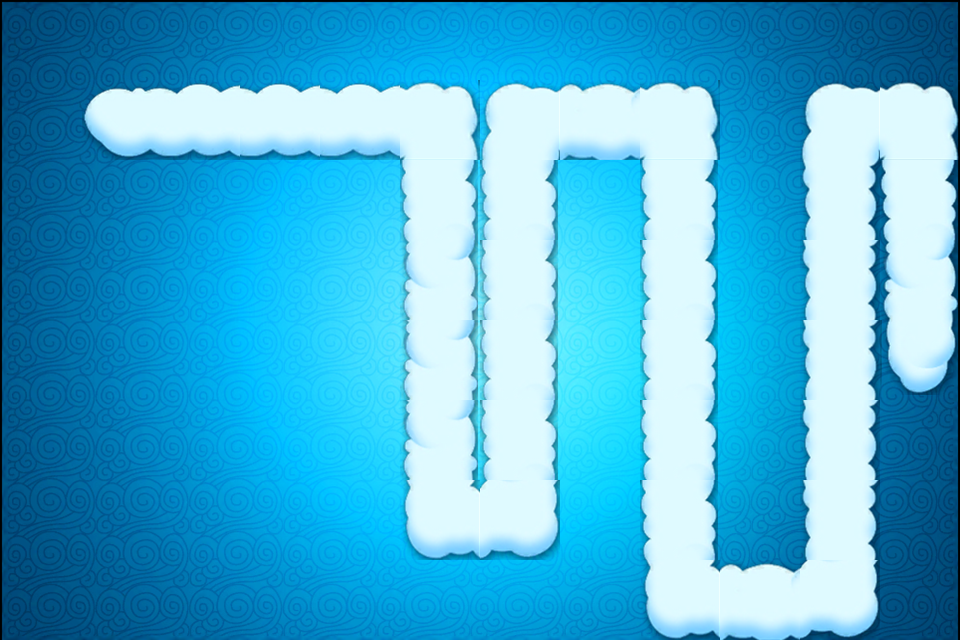

Tiled map render using the project's own tile images. Description and the map definition, with tile-layer contents summarised, below:
An orthogonal 12x8 tile map with 80x80 px tiles, 2 tile layers (Background, path), 7 hidden layers not drawn, 3 tilesets and 11 objects.

<map version="1.0" orientation="orthogonal" renderorder="right-down" width="12" height="8" tilewidth="80" tileheight="80" nextobjectid="13">
 <tileset firstgid="1" name="Bg3" tilewidth="80" tileheight="80" tilecount="96" columns="12">
  <image source="Bg3.png" width="960" height="640" />
 </tileset>
 <tileset firstgid="97" name="sucai" tilewidth="80" tileheight="80" tilecount="30" columns="10">
  <image source="sucai.png" width="800" height="240" />
  <tile id="0">
   <properties>
    <property name="point" type="bool" value="true" />
   </properties>
  </tile>
  <tile id="8">
   <properties>
    <property name="point" type="bool" value="true" />
   </properties>
  </tile>
  <tile id="20">
   <properties>
    <property name="point" type="bool" value="true" />
   </properties>
  </tile>
  <tile id="28">
   <properties>
    <property name="point" type="bool" value="true" />
   </properties>
  </tile>
 </tileset>
 <tileset firstgid="127" name="ui_obstacle" tilewidth="80" tileheight="80" tilecount="6" columns="3">
  <image source="ui/ui_obstacle.png" width="246" height="239" />
 </tileset>
 <layer name="Background" width="12" height="8">
  <data>[96 cells, 96 non-empty, 96 distinct tile ids]</data>
 </layer>
 <layer name="path" width="12" height="8">
  <data>[96 cells, 36 non-empty, 11 distinct tile ids]</data>
 </layer>
 <layer name="obstacle1" width="12" height="8" visible="0">
  <data>[96 cells, 3 non-empty, 3 distinct tile ids]</data>
 </layer>
 <layer name="obstacle2" width="12" height="8" visible="0">
  <data>[96 cells, 3 non-empty, 3 distinct tile ids]</data>
 </layer>
 <objectgroup name="pos">
  <object id="1" x="98.6667" y="93.3333" />
  <object id="2" x="416" y="146.667" />
  <object id="3" x="421.333" y="526.667" />
  <object id="4" x="522.667" y="501.333" />
  <object id="5" x="509.333" y="133.333" />
  <object id="6" x="670.667" y="137.333" />
  <object id="7" x="702.667" y="573.333" />
  <object id="8" x="821.333" y="586.667" />
  <object id="9" x="857.333" y="129.333" />
  <object id="10" x="933.333" y="138.667" />
  <object id="11" x="932" y="364" />
 </objectgroup>
 <layer name="obstacle3" width="12" height="8" visible="0">
  <data>[96 cells, 3 non-empty, 3 distinct tile ids]</data>
 </layer>
 <layer name="obstacle4" width="12" height="8" visible="0">
  <data>[96 cells, 3 non-empty, 3 distinct tile ids]</data>
 </layer>
 <layer name="obstacle5" width="12" height="8" visible="0">
  <data>[96 cells, 3 non-empty, 3 distinct tile ids]</data>
 </layer>
 <layer name="obstacle6" width="12" height="8" visible="0">
  <data>[96 cells, 3 non-empty, 3 distinct tile ids]</data>
 </layer>
 <layer name="obstacle7" width="12" height="8" visible="0">
  <data>[96 cells, 3 non-empty, 3 distinct tile ids]</data>
 </layer>
</map>
